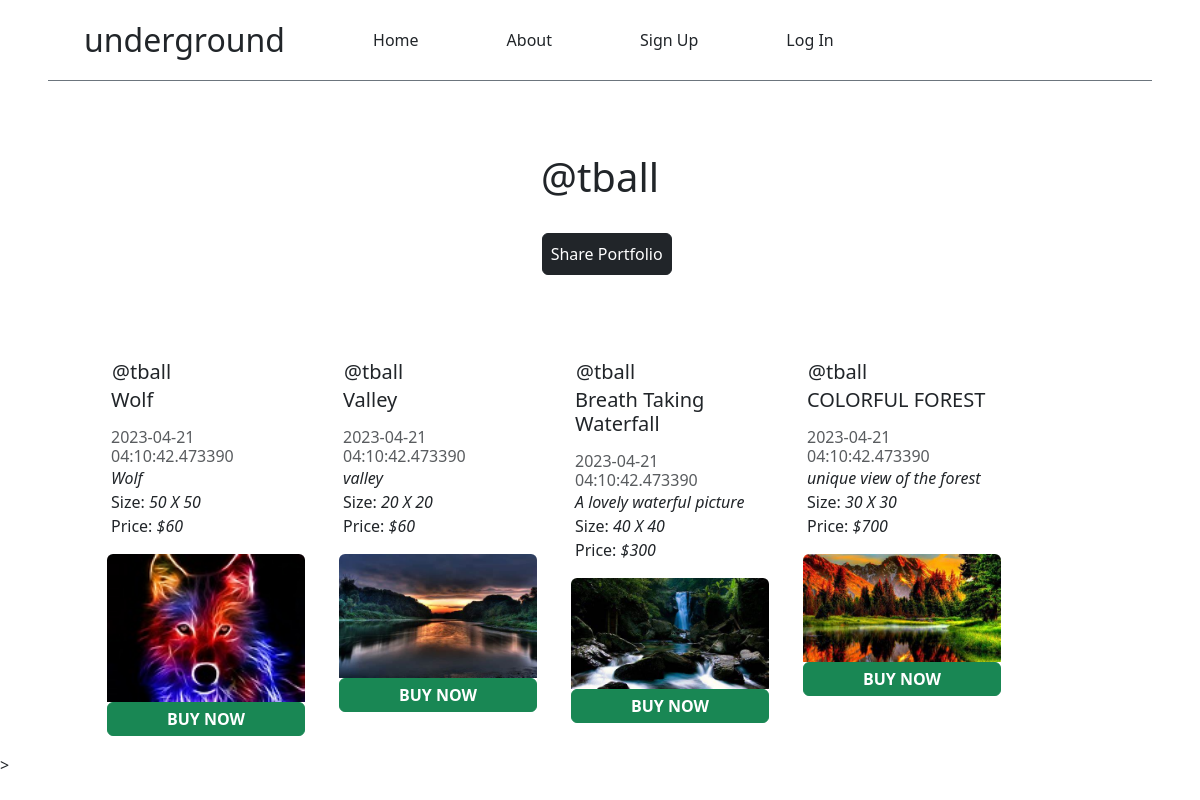
/profile/tball, run on the app's committed database.
### app/models.py (models this page shows, shortened)
class User(db.Model, UserMixin):
    id = db.Column(db.Integer, primary_key=True)
    first_name = db.Column(db.String(50), nullable=False)
    last_name = db.Column(db.String(50), nullable=False)
    address = db.Column(db.String(100), nullable=False)
    city = db.Column(db.String(50), nullable=False)
    state = db.Column(db.String(50), nullable=False)
    zipcode = db.Column(db.Integer, nullable=False)
    email = db.Column(db.String(75), nullable=False, unique=True)
    username = db.Column(db.String(75), nullable=False, unique=True)
    password = db.Column(db.String(255), nullable=False)
    date_created = db.Column(db.DateTime, nullable=False, default=datetime.utcnow)
    artwork = db.relationship('Art', backref='artist')
    customer_info = db.relationship('Customer', backref='customer_info')

class Art(db.Model):
    art_id = db.Column(db.Integer, primary_key=True)
    title = db.Column(db.String(50), nullable=False)
    width = db.Column(db.Integer, nullable=False)
    height = db.Column(db.Integer, nullable=False)
    description = db.Column(db.String(150), nullable=False)
    price = db.Column(db.Integer, nullable=False)
    user_id = db.Column(db.Integer, db.ForeignKey("user.id"))
    image = db.Column(db.String)
    stripe_product_id = db.Column(db.String)

### app/routes.py (the view)
@app.route('/profile/<username>')
def profile(username):
    profile = User.query.filter_by(username=username).first()
    print(profile.id)
    if profile is None:
        return redirect(url_for('signup'))
    else:
        arts = Art.query.order_by(Art.art_id.desc()).all()
        return render_template('profile.html', username=username, arts=arts, profile=profile)

### app/templates/profile.html (shortened to what this page needs)
{% extends 'base.html' %}
{% block header %}
    <h1 class="text-dark fw-lighter fs-1 mt-4"><strong>@</strong>{{ username }}</h1>>
    <button class=" btn btn-dark text-white p-2 mt-4" onclick="copyContent()" >Share Portfolio</button>
{% endblock %}
{% block content %}
    <div class="d-flex flex-wrap ms-5">
        {% for art in arts %}
                {% if art.user_id == current_user.id %}
                    <div class="m-3 card mb-3 border border-white " style="max-width: 200px;">
                        <div class="row ">
                                <div class="card-body">
                                    <a href="/profile/{{ art.artist.username }}" class=" p-0 card-text  fs-5 fw-light test-dark btn btn-white btn-outline-white ">@{{ art.artist.username }}</a>
                                    <span><h5 class="card-title">{{ art.title }}</h5></span>
                                    <span><h6 class="card-text text-muted mt-3 fw-light">{{ art.artist.date_created }}</h6></span>
                                    <span class="card-text"><em>{{ art.description }}</em></span><br>
                                    <span class="card-text">Size: <em>{{ art.width }} X {{ art.height }}</em></span><br>
                                    <span class="card-text">Price: <em>${{ art.price }}</em></span><br>
                                        <button type="button" class="btn btn-outline-danger text-danger text-center p-1 me-3 mt-2" data-bs-toggle="modal" data-bs-target="#deleteArtModal-{{ art.art_id }}">Delete</button>
                                        <a href="{{ url_for('edit_art', art_id=art.art_id) }}" class="btn btn-border-secondary text-secondary text-center btn-outline-secondary p-1 mt-2">Edit</a>
                                </div>
                        </div>
                        <div class="row g-0">
                                <img class="card-img-top rounded-3" style="width: 350px; max-height: 150px;" src="{{ url_for('static', filename='/uploads/{}'.format(art.image)) }}" type="button"  data-bs-toggle="modal" data-bs-target="#showArtModal-{{ art.art_id }}" alt="random">
                        </div>
                    </div>
                    <div class="modal fade " id="deleteArtModal-{{ art.art_id }}" tabindex="-1" aria-labelledby="exampleModalLabel" aria-hidden="true">
                        <div class="modal-dialog">
                            <div class="modal-content ">
                                <div class="modal-header ">
                                    <h1 class="modal-title fs-6 fw-lighter" id="exampleModalLabel">Are you sure you would like to delete "{{ art.title }}"?</h1>
                                    <button type="button" class="btn-close" data-bs-dismiss="modal" aria-label="Close"></button>
                                </div>
                                <div class="modal-body ">
                                    <img class="card-img-top rounded-3 " style="width: 350px; max-height: 190px;" src="{{ url_for('static', filename='/uploads/{}'.format(art.image)) }}" alt="random">
                                </div>
                                <div class="modal-footer">
                                    <button type="button" class=" btn-outline-white btn btn-white text-secondary" data-bs-dismiss="modal">Close</button>
                                    <a href="{{ url_for('delete_art', art_id=art.art_id) }}" class="btn btn-white btn-outline-white link-danger">Delete</a>
                                </div>
                            </div>
                        </div>
                    </div>
                    <div class="modal fade"  tabindex="-1" id="showArtModal-{{ art.art_id }}">
                        <div class="modal-dialog">
                          <div class="modal-content" style="width: 540px; max-height: 460px;">
                            <div class="modal-body">
                                <img class="card-img-top rounded-3 " style="width: 500px; max-height: 350px;" src="{{ url_for('static', filename='/uploads/{}'.format(art.image)) }}" alt="random" >
                            </div>
                            <div class="modal-footer">
                                <button type="button" class=" btn-outline-white btn btn-white text-secondary" data-bs-dismiss="modal">Close</button>
                            </div>
                          </div>
                        </div>
                      </div>
                {% else %}
                    {% if art.user_id == profile.id %}
                        <div class="m-3 card mb-3 border border-white" style="max-width: 200px;">
                            <div class="row ">
                                <div class="card-body ">
                                    <a href="/profile/{{ art.artist.username }}" class=" p-0 card-text  fs-5 fw-light test-dark btn btn-white btn-outline-white ">@{{ art.artist.username }}</a>
                                    <span><h5 class="card-title">{{ art.title }}</h5></span>
                                    <span><h6 class="card-text text-muted mt-3 fw-light">{{ art.artist.date_created }}</h6></span>
                                    <span class="card-text"><em>{{ art.description }}</em></span><br>
                                    <span class="card-text">Size: <em>{{ art.width }} X {{ art.height }}</em></span><br>
                                    <span class="card-text">Price: <em>${{ art.price }}</em></span>
                                </div>
                            </div>
                            <div class="row g-0">
                                    <img class="card-img-top rounded-top" style="width: 350x; max-height: 150px;" src="{{ url_for('static', filename='/uploads/{}'.format(art.image)) }}" type="button"  data-bs-toggle="modal" data-bs-target="#showArtModal-{{ art.art_id }}"  alt="random">
                            </div>
                            <div>
                                {% if art.user_id != current_user.id %}
                                    <a href="{{ url_for('order', product_id=art.art_id, user_id=art.user_id) }}" class=" w-100 btn btn btn-success text-white p-1 fs-6 pe-3 ps-3 rounded-bottom"><strong>BUY NOW</strong></a>
                                {% endif %}
                            </div>
                        </div>
                    {% endif %}
                {% endif %}
        {% endfor %}
    </div>
{% endblock %}

### app/templates/base.html (shortened to what this page needs)
<!DOCTYPE html>
<html lang="en">
<head>
    <link rel="stylesheet" href="https://cdn.jsdelivr.net/npm/bootstrap@5.3.0-alpha1/dist/css/bootstrap.min.css">
</head>
<body>
    {% include 'navbar.html' %}
    <div class="row bg-white py-5">
        <div class="col text-center text-white">
            {% block header %}
            {% endblock %}
        </div>
    </div>
    <div class="container">
        {% block content %}
        {% endblock %}
    </div>
</body>>
</html>

### app/templates/navbar.html (shortened to what this page needs)
<nav class="navbar navbar-expand-lg bg-white border-bottom border-secondary ms-5 me-5 sticky-top" >
    <div class="container-fluid">
        <a class="navbar-brand text-dark fs-2 p-2 fw-light me-5 ms-3" href="/"><strong>underground</strong></a>
        <div class="collapse navbar-collapse" id="collapseLinks">
        <div class="navbar-nav">
            <a class="nav-link text-dark fw-light me-5 ms-4" href="/">Home</a>
            {% if current_user.is_authenticated %}
                <a class="nav-link text-dark fw-light me-3 ms-2" href="/profile/{{ current_user.username }}">Portfolio</a>
                <a class="nav-link text-dark fw-light me-3 ms-2" href="/notifications/{{ current_user.id }}">Orders</a>
                <a class="nav-link text-dark fw-light me-3 ms-2" href="/profit">Profit Calculator</a>
                <a class="nav-link text-dark fw-light me-3 ms-2" href="/addart">Add Artwork</a>
                <a class="nav-link text-dark fw-light me-3 ms-2" href="/editinfo/{{ current_user.id }}">Edit Information</a>
                <a class="nav-link text-dark fw-light me-3 ms-2" href="/logout">Log Out</a>
            {% else %}
                <a class="nav-link text-dark fw-light me-5 ms-4" href="/about">About</a>
                <a class="nav-link text-dark fw-light me-5 ms-4" href="/signup">Sign Up</a>
                <a class="nav-link text-dark fw-light me-5 ms-4" href="/login">Log In</a>
            {% endif %}
        </div>
        </div>
    </div>
</nav>

### data on the page
User: username "tball"
Art: artist.username "tball", title "Wolf", artist.date_created "2023-04-21 04:10:42.473390", description "Wolf", width "50", height "50", price "60", image (picture)
Art: artist.username "tball", title "Valley", artist.date_created "2023-04-21 04:10:42.473390", description "valley", width "20", height "20", price "60", image (picture)
Art: artist.username "tball", title "Breath Taking Waterfall", artist.date_created "2023-04-21 04:10:42.473390", description "A lovely waterful picture", width "40", height "40", price "300", image (picture)
Art: artist.username "tball", title "COLORFUL FOREST", artist.date_created "2023-04-21 04:10:42.473390", description "unique view of the forest", width "30", height "30", price "700", image (picture)
